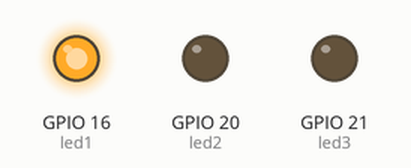
Recording of a program running on a simulated Raspberry Pi (BCM pin numbers). On the bench: output pins drawn as LEDs (lit = HIGH).

Above: at 0.5 s.
At 1.5 s:
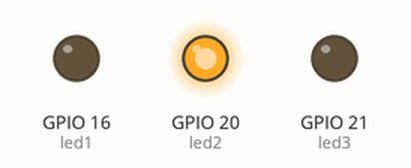
At 5.5 s:
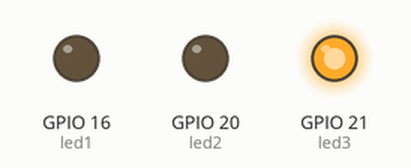
Timing chart, 0 to 6.9 s (numbered marks = the images above):
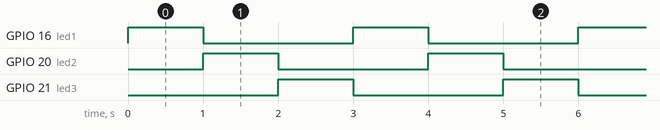

The program:

controlpanel.py
```python
# External module imports
import RPi.GPIO as GPIO
import time

# Pin Definitons:
led1 = 16 # Broadcom pin 18 (P1 pin 12)
led2 = 20 # Broadcom pin 23 (P1 pin 16)
led3 = 21 # Broadcom pin 17 (P1 pin 11)

buta = 13
butb = 19
butc = 26

dc = 95 # duty cycle (0-100) for PWM pin

# Pin Setup:
GPIO.setmode(GPIO.BCM) # Broadcom pin-numbering scheme
GPIO.setup(led1, GPIO.OUT) # LED pin set as output
GPIO.setup(led2, GPIO.OUT) # LED pin set as output
GPIO.setup(led3, GPIO.OUT) # LED pin set as output
GPIO.setup(buta, GPIO.IN) # PWM pin set as output
GPIO.setup(butb, GPIO.IN) # PWM pin set as output
GPIO.setup(butc, GPIO.IN) # PWM pin set as output

# Initial state for LEDs:
GPIO.output(led1, GPIO.LOW)
GPIO.output(led2, GPIO.LOW)
GPIO.output(led3, GPIO.LOW)


def leda_on():
    GPIO.output(led1, GPIO.HIGH)

def ledb_on():
    GPIO.output(led2, GPIO.HIGH)

def ledc_on():
    GPIO.output(led3, GPIO.HIGH)

def leda_off():
    GPIO.output(led1, GPIO.LOW)

def ledb_off():
    GPIO.output(led2, GPIO.LOW)

def ledc_off():
    GPIO.output(led3, GPIO.LOW)

flip = 0

try:
    while 1:
        if flip == 0:
            leda_on()
            ledb_off()
            ledc_off()
        if flip == 1:
            leda_off()
            ledb_on()
            ledc_off()
        if flip == 2:
            leda_off()
            ledb_off()
            ledc_on()
        flip = flip + 1

        if flip > 2:
            flip = 0
        time.sleep(1)

except KeyboardInterrupt: # If CTRL+C is pressed, exit cleanly:
    GPIO.cleanup() # cleanup all GPIO
```

Measured:
- by itself, GPIO 16 (led1), GPIO 20 (led2), GPIO 21 (led3): alternates HIGH for 1.0 s and LOW for 2.0 s
- by itself, everything shown: repeats every 3.0 s, in 3 steps
